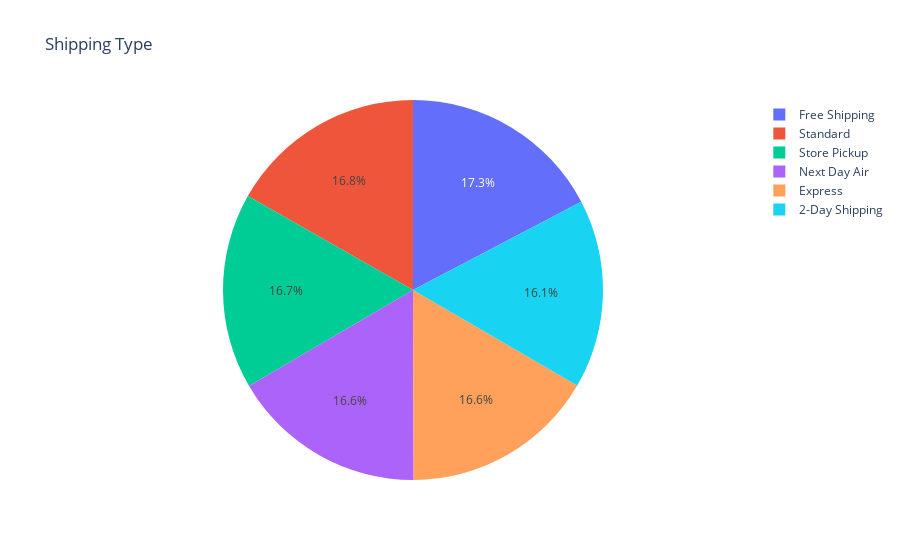

Write notebook code for a chart like this one.
### Code cell
fig=px.pie(df,names='Shipping_Type', title='Shipping Type')
fig.show()

### Figure 1 — Plotly figure (JSON) as saved in the notebook; plotly's stock layout.template omitted (floating-point values rounded to 4 significant figures; data arrays with more than 128 entries replaced by an {"elided": "..."} marker saying what was removed)
{"data": [{"domain": {"x": [0.0, 1.0], "y": [0.0, 1.0]}, "hovertemplate": "Shipping_Type=%{label}<extra></extra>", "labels": {"elided": "3900 str values"}, "legendgroup": "", "name": "", "showlegend": true, "type": "pie"}], "layout": {"legend": {"tracegroupgap": 0}, "title": {"text": "Shipping Type"}}}
